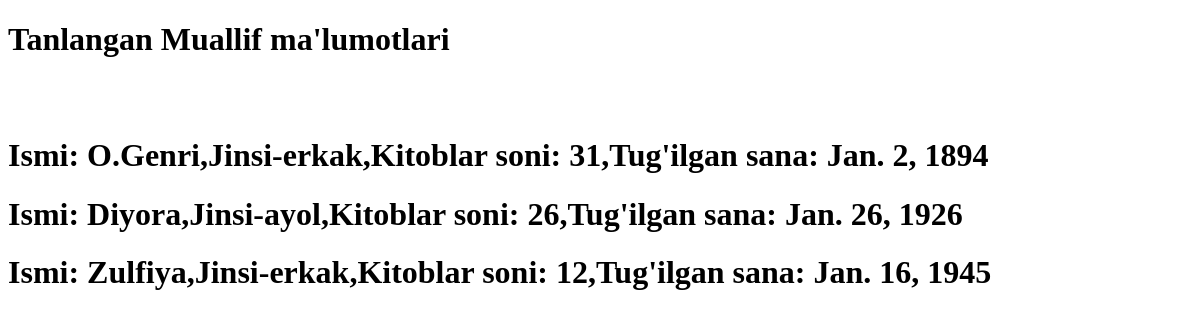
Page /yoshikattamuallif/ on the earlier database version.
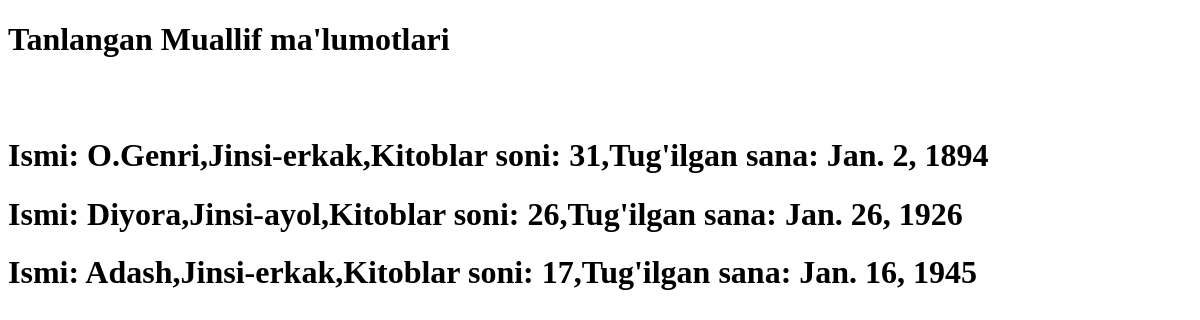
Same page on the later database version.
### asosiy/models.py (models this page shows, shortened)
class Muallif(models.Model):
    ism = models.CharField(max_length=30)
    jins = models.CharField(max_length=30, choices=[("ayol", "ayol"), ("erkak", "erkak")])
    tugilgan_sana = models.DateField(blank=True, null=True)
    kitoblar_soni = models.IntegerField()
    tirik = models.CharField(max_length=20, choices=[("tirik", "tirik"), ("o'lgan", "o'lgan")])

### asosiy/views.py (the view)
# urls.py: path('yoshikattamuallif/', yoshikattamuallif),
def yoshikattamuallif(requsts):
    data = {
        "Muallif": Muallif.objects.order_by("tugilgan_sana")[0:3]
    }
    return render(requsts, 'bitta_muallif.html', data)

### templates/bitta_muallif.html (shortened to what this page needs)
<!DOCTYPE html>
<html lang="en">
<head>
</head>
<body>
    <h1>Tanlangan Muallif ma'lumotlari</h1>
    <br>
    <br>
    {% for muallif in Muallif %}
    <h1>Ismi: {{ muallif.ism }},Jinsi-{{muallif.jins}},Kitoblar soni: {{muallif.kitoblar_soni}},Tug'ilgan sana: {{muallif.tugilgan_sana}}</h1>
    {% endfor %}
    <br>
    <br>
    <br>
    <br>
</body>
</html>

Differences in the rows shown:
no longer on this page (row edited): Muallif: ism "Zulfiya", jins "erkak", kitoblar_soni "12", tugilgan_sana "Jan. 16, 1945"
added Muallif: ism "Adash", jins "erkak", kitoblar_soni "17", tugilgan_sana "Jan. 16, 1945"
